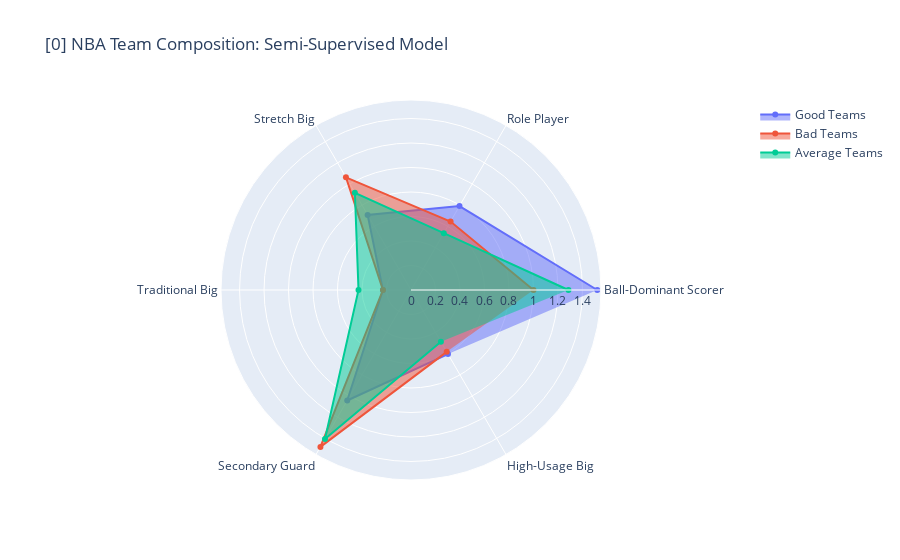

Notebook code for this chart:
### Code cell
plot_radar(classes, [0], average=True)

### Figure 1 — Plotly figure (JSON) as saved in the notebook; plotly's stock layout.template omitted (floating-point values rounded to 4 significant figures)
{"data": [{"fill": "toself", "name": "Good Teams", "r": [1.521, 0.7917, 0.7083, 0.2292, 1.042, 0.6042], "theta": ["Ball-Dominant Scorer", "Role Player", "Stretch Big", "Traditional Big", "Secondary Guard", "High-Usage Big"], "type": "scatterpolar"}, {"fill": "toself", "name": "Bad Teams", "r": [1, 0.6458, 1.062, 0.2292, 1.479, 0.5833], "theta": ["Ball-Dominant Scorer", "Role Player", "Stretch Big", "Traditional Big", "Secondary Guard", "High-Usage Big"], "type": "scatterpolar"}, {"fill": "toself", "name": "Average Teams", "r": [1.286, 0.5357, 0.9167, 0.4286, 1.405, 0.4881], "theta": ["Ball-Dominant Scorer", "Role Player", "Stretch Big", "Traditional Big", "Secondary Guard", "High-Usage Big"], "type": "scatterpolar"}], "layout": {"polar": {"radialaxis": {"visible": true}}, "showlegend": true, "title": {"text": "[0] NBA Team Composition: Semi-Supervised Model"}}}
